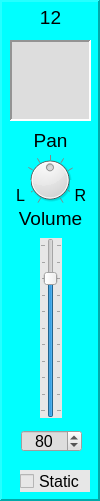
    <widget class="QFrame" name="frame_MidiMixer_Chan_12">
     <property name="geometry">
      <rect>
       <x>340</x>
       <y>10</y>
       <width>100</width>
       <height>501</height>
      </rect>
     </property>
     <property name="styleSheet">
      <string notr="true">background-color: rgb(0, 255, 255);</string>
     </property>
     <property name="frameShape">
      <enum>QFrame::Panel</enum>
     </property>
     <property name="frameShadow">
      <enum>QFrame::Raised</enum>
     </property>
     <property name="lineWidth">
      <number>2</number>
     </property>
     <property name="midLineWidth">
      <number>2</number>
     </property>
     <widget class="QSlider" name="verticalSlider_MidiMixerChanVol_12">
      <property name="geometry">
       <rect>
        <x>40</x>
        <y>238</y>
        <width>22</width>
        <height>180</height>
       </rect>
      </property>
      <property name="styleSheet">
       <string notr="true">background-color: rgb(231, 231, 231);</string>
      </property>
      <property name="maximum">
       <number>100</number>
      </property>
      <property name="value">
       <number>80</number>
      </property>
      <property name="orientation">
       <enum>Qt::Vertical</enum>
      </property>
      <property name="tickPosition">
       <enum>QSlider::TicksBothSides</enum>
      </property>
      <property name="tickInterval">
       <number>10</number>
      </property>
     </widget>
     <widget class="QDial" name="dial_MidiMixerChanPan_12">
      <property name="geometry">
       <rect>
        <x>25</x>
        <y>148</y>
        <width>50</width>
        <height>64</height>
       </rect>
      </property>
      <property name="styleSheet">
       <string notr="true">background-color: rgb(231, 231, 231);</string>
      </property>
      <property name="minimum">
       <number>-50</number>
      </property>
      <property name="maximum">
       <number>50</number>
      </property>
      <property name="notchTarget">
       <double>10.000000000000000</double>
      </property>
      <property name="notchesVisible">
       <bool>true</bool>
      </property>
     </widget>
     <widget class="QLabel" name="label_34">
      <property name="geometry">
       <rect>
        <x>27</x>
        <y>130</y>
        <width>47</width>
        <height>21</height>
       </rect>
      </property>
      <property name="font">
       <font>
        <pointsize>14</pointsize>
       </font>
      </property>
      <property name="text">
       <string>Pan</string>
      </property>
      <property name="alignment">
       <set>Qt::AlignCenter</set>
      </property>
     </widget>
     <widget class="QLabel" name="label_35">
      <property name="geometry">
       <rect>
        <x>10</x>
        <y>208</y>
        <width>81</width>
        <height>21</height>
       </rect>
      </property>
      <property name="font">
       <font>
        <pointsize>14</pointsize>
       </font>
      </property>
      <property name="text">
       <string>Volume</string>
      </property>
      <property name="alignment">
       <set>Qt::AlignCenter</set>
      </property>
     </widget>
     <widget class="QSpinBox" name="spinBox_MidiMixerChanVol_12">
      <property name="geometry">
       <rect>
        <x>21</x>
        <y>430</y>
        <width>61</width>
        <height>22</height>
       </rect>
      </property>
      <property name="font">
       <font>
        <pointsize>12</pointsize>
       </font>
      </property>
      <property name="styleSheet">
       <string notr="true">background-color: rgb(221, 221, 221);</string>
      </property>
      <property name="alignment">
       <set>Qt::AlignCenter</set>
      </property>
      <property name="maximum">
       <number>100</number>
      </property>
      <property name="value">
       <number>80</number>
      </property>
     </widget>
     <widget class="QLabel" name="label_36">
      <property name="geometry">
       <rect>
        <x>30</x>
        <y>5</y>
        <width>41</width>
        <height>25</height>
       </rect>
      </property>
      <property name="font">
       <font>
        <pointsize>14</pointsize>
       </font>
      </property>
      <property name="text">
       <string>12</string>
      </property>
      <property name="alignment">
       <set>Qt::AlignCenter</set>
      </property>
     </widget>
     <widget class="QTextEdit" name="textEdit_MidiMixerChanText_12">
      <property name="geometry">
       <rect>
        <x>10</x>
        <y>40</y>
        <width>81</width>
        <height>81</height>
       </rect>
      </property>
      <property name="styleSheet">
       <string notr="true">background-color: rgb(221, 221, 221);</string>
      </property>
      <property name="frameShape">
       <enum>QFrame::Panel</enum>
      </property>
      <property name="lineWidth">
       <number>2</number>
      </property>
      <property name="midLineWidth">
       <number>2</number>
      </property>
      <property name="readOnly">
       <bool>true</bool>
      </property>
     </widget>
     <widget class="QLabel" name="label_71">
      <property name="geometry">
       <rect>
        <x>70</x>
        <y>180</y>
        <width>21</width>
        <height>31</height>
       </rect>
      </property>
      <property name="font">
       <font>
        <pointsize>12</pointsize>
       </font>
      </property>
      <property name="text">
       <string>R</string>
      </property>
      <property name="alignment">
       <set>Qt::AlignCenter</set>
      </property>
     </widget>
     <widget class="QLabel" name="label_72">
      <property name="geometry">
       <rect>
        <x>10</x>
        <y>180</y>
        <width>21</width>
        <height>31</height>
       </rect>
      </property>
      <property name="font">
       <font>
        <pointsize>12</pointsize>
       </font>
      </property>
      <property name="text">
       <string>L</string>
      </property>
      <property name="alignment">
       <set>Qt::AlignCenter</set>
      </property>
     </widget>
     <widget class="QCheckBox" name="checkBox_MidiMixerChanStaticVol_12">
      <property name="geometry">
       <rect>
        <x>20</x>
        <y>470</y>
        <width>70</width>
        <height>22</height>
       </rect>
      </property>
      <property name="font">
       <font>
        <pointsize>12</pointsize>
       </font>
      </property>
      <property name="styleSheet">
       <string notr="true">background-color: rgb(231, 231, 231);</string>
      </property>
      <property name="text">
       <string>Static</string>
      </property>
     </widget>
    </widget>
